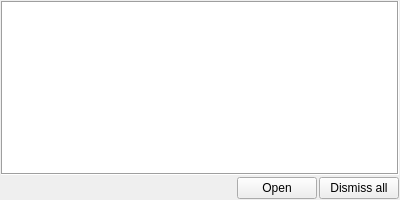
<?xml version="1.0" encoding="UTF-8"?>
<ui version="4.0">
 <class>Alarm</class>
 <widget class="QWidget" name="Alarm">
  <property name="geometry">
   <rect>
    <x>0</x>
    <y>0</y>
    <width>400</width>
    <height>200</height>
   </rect>
  </property>
  <property name="windowTitle">
   <string>Appointment reminder(s)</string>
  </property>
  <layout class="QVBoxLayout" name="verticalLayout_2">
   <property name="spacing">
    <number>2</number>
   </property>
   <property name="margin">
    <number>1</number>
   </property>
   <item>
    <widget class="QTableView" name="tableView">
     <property name="frameShape">
      <enum>QFrame::Box</enum>
     </property>
     <property name="frameShadow">
      <enum>QFrame::Sunken</enum>
     </property>
     <property name="lineWidth">
      <number>1</number>
     </property>
     <property name="selectionMode">
      <enum>QAbstractItemView::ExtendedSelection</enum>
     </property>
     <property name="selectionBehavior">
      <enum>QAbstractItemView::SelectRows</enum>
     </property>
     <attribute name="horizontalHeaderVisible">
      <bool>false</bool>
     </attribute>
     <attribute name="horizontalHeaderDefaultSectionSize">
      <number>90</number>
     </attribute>
     <attribute name="horizontalHeaderStretchLastSection">
      <bool>true</bool>
     </attribute>
     <attribute name="verticalHeaderDefaultSectionSize">
      <number>18</number>
     </attribute>
     <attribute name="verticalHeaderMinimumSectionSize">
      <number>10</number>
     </attribute>
    </widget>
   </item>
   <item>
    <layout class="QHBoxLayout" name="horizontalLayout">
     <item>
      <spacer name="horizontalSpacer">
       <property name="orientation">
        <enum>Qt::Horizontal</enum>
       </property>
       <property name="sizeHint" stdset="0">
        <size>
         <width>40</width>
         <height>20</height>
        </size>
       </property>
      </spacer>
     </item>
     <item>
      <widget class="QPushButton" name="pushButton_3">
       <property name="text">
        <string>Open</string>
       </property>
       <property name="icon">
        <iconset resource="systray.qrc">
         <normaloff>:/images/globe.png</normaloff>:/images/globe.png</iconset>
       </property>
      </widget>
     </item>
     <item>
      <widget class="QPushButton" name="pushButton">
       <property name="toolTip">
        <string>or select item</string>
       </property>
       <property name="text">
        <string>Dismiss all</string>
       </property>
       <property name="icon">
        <iconset resource="systray.qrc">
         <normaloff>:/images/tick-button.png</normaloff>:/images/tick-button.png</iconset>
       </property>
      </widget>
     </item>
    </layout>
   </item>
  </layout>
 </widget>
 <resources>
  <include location="systray.qrc"/>
 </resources>
 <connections>
  <connection>
   <sender>pushButton</sender>
   <signal>clicked()</signal>
   <receiver>Alarm</receiver>
   <slot>acceptDismiss()</slot>
   <hints>
    <hint type="sourcelabel">
     <x>397</x>
     <y>197</y>
    </hint>
    <hint type="destinationlabel">
     <x>299</x>
     <y>149</y>
    </hint>
   </hints>
  </connection>
  <connection>
   <sender>pushButton_3</sender>
   <signal>clicked()</signal>
   <receiver>Alarm</receiver>
   <slot>acceptOpen()</slot>
   <hints>
    <hint type="sourcelabel">
     <x>316</x>
     <y>197</y>
    </hint>
    <hint type="destinationlabel">
     <x>250</x>
     <y>191</y>
    </hint>
   </hints>
  </connection>
 </connections>
 <slots>
  <slot>acceptDismiss()</slot>
  <slot>acceptOpen()</slot>
  <slot>slotClick(QModelIndex)</slot>
 </slots>
</ui>
